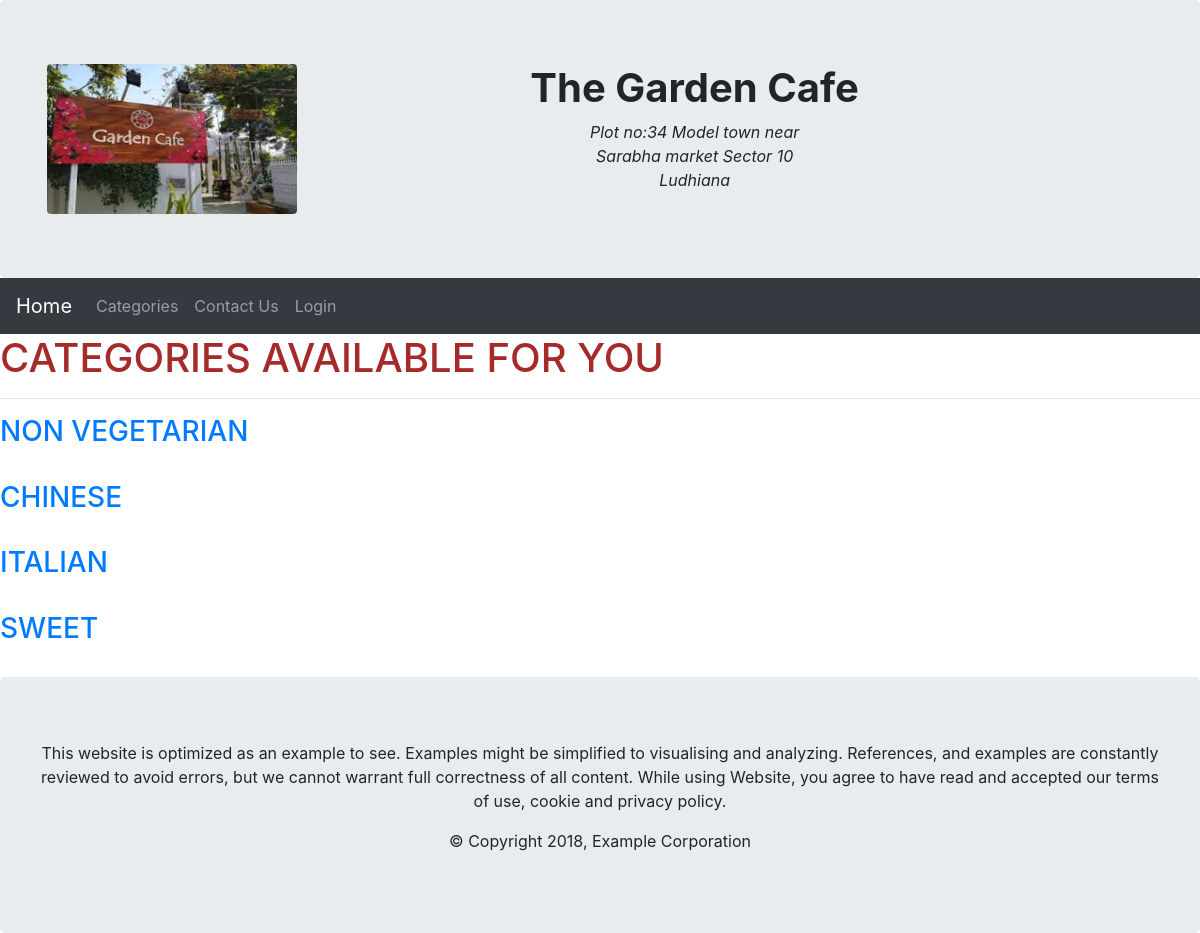
The page /categories on the database its author committed.
### food/models.py (models this page shows, shortened)
class Category(models.Model):
    title = models.CharField(max_length=100)
    slug = models.SlugField()
    description = models.TextField()
    image = models.ImageField()
    is_active = models.BooleanField(default=True)

### food/views.py (the view)
# urls.py: path('categories', views.categories, name='categories'),
def categories(request):
    categories=Category.objects.all()
    return render(request, 'food/categories.html', {'categories':categories})

### food/templates/food/categories.html (shortened to what this page needs)
{% extends 'food/base.html' %}
{% block content %}
    <h1 style="color: brown;" > CATEGORIES AVAILABLE FOR YOU </h1>
    <hr>
    {% for category in categories %}
    <h3><a href="{% url 'food_list' pk=category.title %}">{{category.title}}</a></h3>
    <br>
    {% endfor %}
{% endblock %}

### rows shown on the page
Category: title "NON VEGETARIAN"
Category: title "CHINESE"
Category: title "ITALIAN"
Category: title "SWEET"
